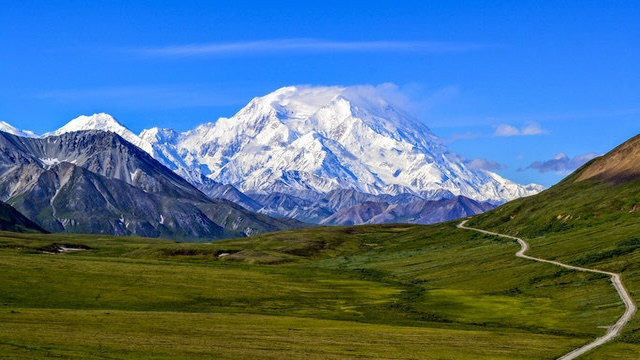
#> input picture src/image_processing/images/denali.jpg, 640 x 360 px, found by its file name
$ python read_images.py
#> lines starting #> are read from the running program, lines starting #| are printed output that depends on the picture
import cv2
import numpy as np
import matplotlib.pyplot as plt
from scipy.signal import find_peaks


img = cv2.imread('/workspaces/base_ros2/src/image_processing/images/denali.jpg')
#> img is the input picture: shape (360, 640, 3); mean B, G, R 138.1, 112.4, 77.8

# [8 lines of commented-out code are left out]
gray = cv2.cvtColor(img, cv2.COLOR_BGR2GRAY) # Converts to grayscale
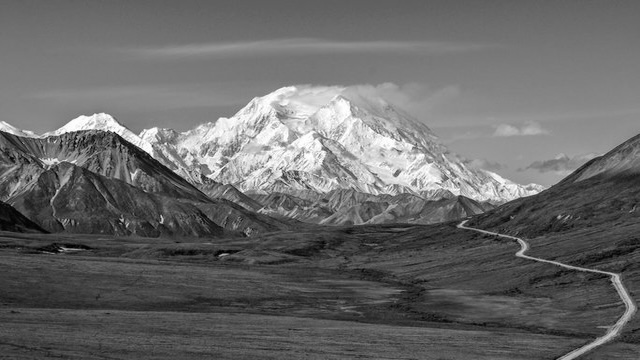
#> gray: shape (360, 640); min 1, max 255, mean 105
print(gray.shape) # Examin the dimensions
#| (360, 640)

# ### Eaxmin the pixel statistics
# print(f"max pixel value: {gray.max()}")
# print(f"min pixel value: {gray.min()}")
# print(f"mean pixel value: {gray.mean()}")

# ### Examin the pixel-value histogram
# hist = cv2.calcHist([gray], [0], None, [256], [0, 256])
# plt.plot(hist)
# plt.title('Grayscale Histogram')
# plt.xlabel('Pixel Value')
# plt.ylabel('Frequency')
# plt.savefig('histogram.png')
# plt.close()

# ### Analyze the histogram
# peaks, _ = find_peaks(hist.flatten()) # find all peaks
# print(f"number of peaks: {peaks.size}")

# peaks, _ = find_peaks(hist.flatten(), threshold=100, distance=50) # find peaks with filters
# print(f"number of peaks after filters: {peaks.size}")
# print(f"position of peaks: {peaks}")

# ### Monadic operations

# ## Thresholding
# # Set threshold
# threshold = 200

# # Apply binary thresholding
# gray[gray > threshold] = 255
# gray[gray <= threshold] = 0

# # Save result
# cv2.imwrite('monadic_threshold_binary.jpg', gray)

## Skewing
# Apply gamma correction to skew histogram towards 255
gamma = 0.5  # Gamma < 1 brightens image
img_normalized = gray / 255.0 # Normalize the image
skewed = np.power(img_normalized, gamma) * 255.0
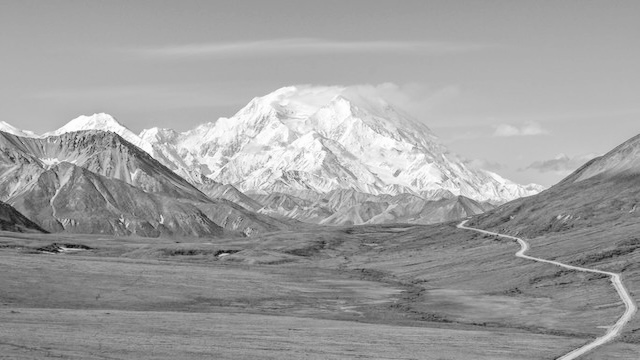
#> skewed: shape (360, 640) float64; min 15.97, max 255, mean 159.6
skewed = skewed.astype(np.uint8)

# Save the skewed image
cv2.imwrite('skewed_gray.jpg', skewed)

hist = cv2.calcHist([skewed], [0], None, [256], [0, 256])
#> hist = 256 values, max 5613 at index 177, min 0 at index 0, mean 900
plt.plot(hist)
plt.title('Skewed Histogram')
plt.xlabel('Pixel Value')
plt.ylabel('Frequency')
plt.savefig('histogram_skewed_gray.png')
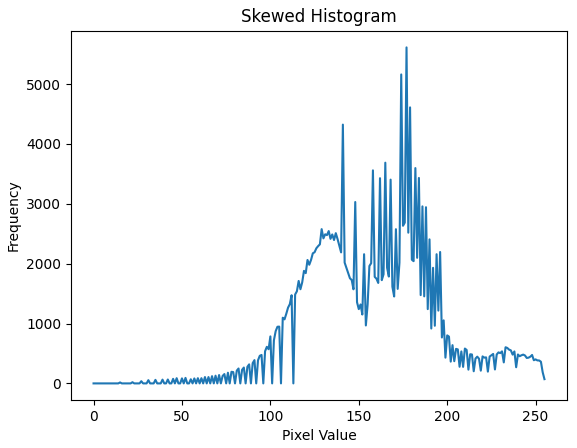
#> figure drawn by matplotlib, 1 panel; curve peaks at x = 177, y = 5613
plt.close()

$ run again, with src/image_processing/images/tomatoes.jpg copied over src/image_processing/images/denali.jpg
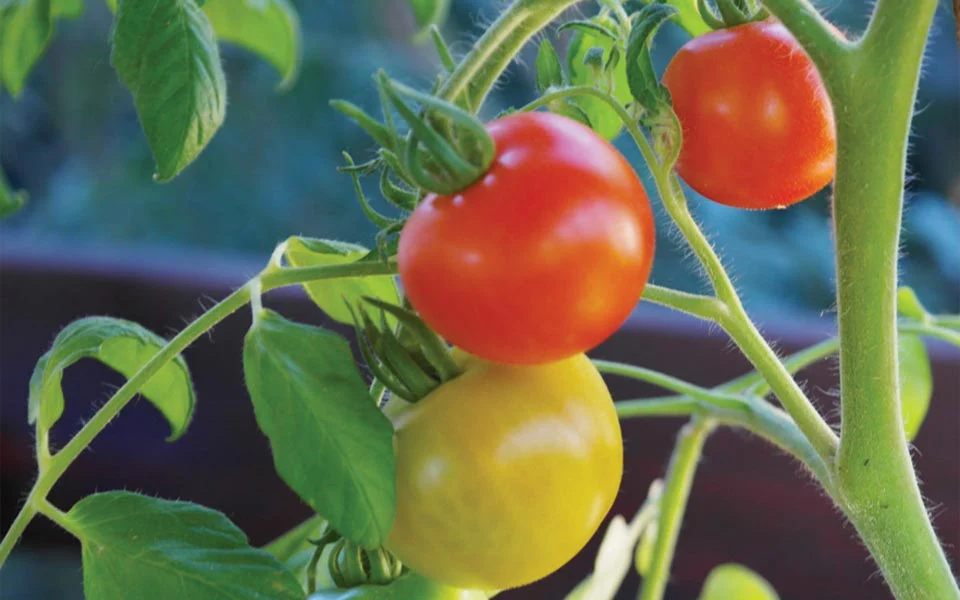
#> input picture src/image_processing/images/tomatoes.jpg, 960 x 600 px, found by its file name
#> img is the input picture: shape (600, 960, 3); mean B, G, R 78.3, 107.9, 103.3
#| (600, 960)
#> `skewed = np.power(img_normalized, gamma) * 255.0`:
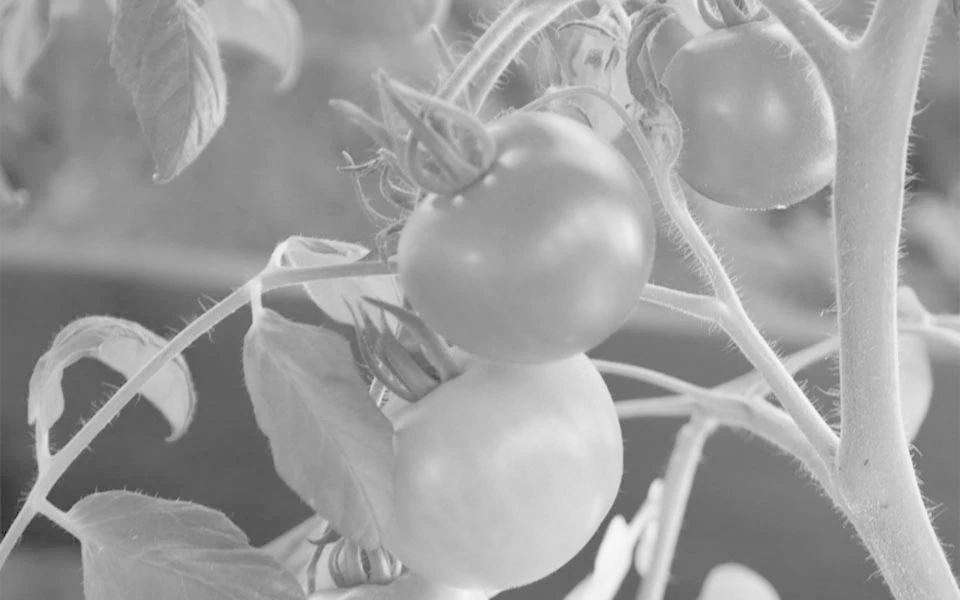
#> skewed: shape (600, 960) float64; min 0, max 252, mean 158.6
#> hist = 256 values, max 14301 at index 158, min 0 at index 1, mean 2250
#> `plt.savefig('histogram_skewed_gray.png')`:
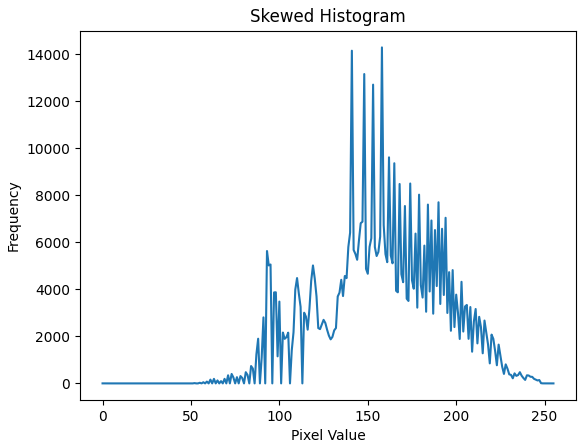
#> figure drawn by matplotlib, 1 panel; curve peaks at x = 158, y = 14301
